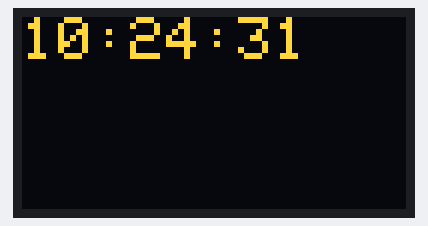
Recording of a sketch running on a simulated ESP32. On the bench: 128×64 one-colour display. The OLED is the two-colour kind (top 16 rows yellow); WiFi joins after 1.5 s; servers stay silent unless stated; network time is answered at once with the bench clock; the local clock reads 2024-03-15 10:24:30 at power-on unless the sketch sets it; what the sketch prints to the serial monitor is not drawn.

Above: at 1.82 s.
At 10.1 s:
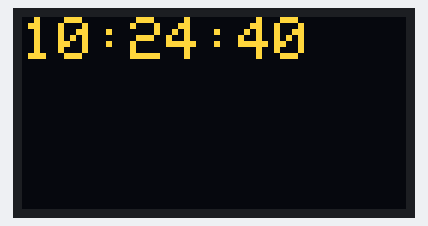
At 15.1 s:
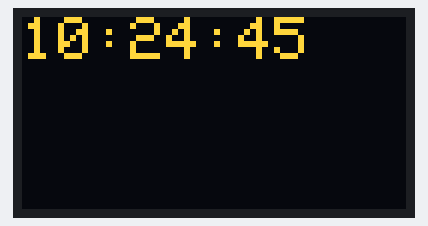
At 20.1 s:
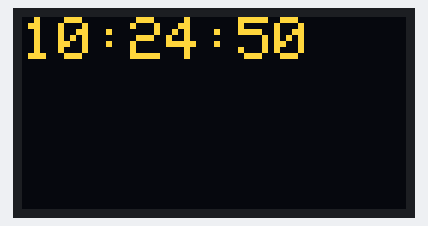
At 28.1 s:
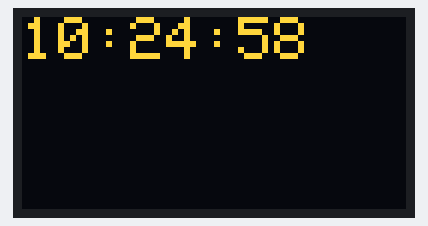
At 37.1 s:
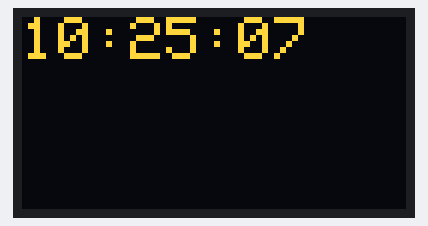

Measured:
- what the display in image 0 shows lasts 0.4 s, from 1.6 s to 2.0 s
- what the display in image 1 shows lasts 1.1 s, from 10.0 s to 11.1 s

The sketch:

TASK_2_code.ino
```cpp
#include <WiFi.h>
#include <SPI.h>
#include <Adafruit_GFX.h>
#include <Adafruit_SSD1306.h>
#include <NTPClient.h>
#include <WiFiUdp.h>
const char* ssid     = "*******";
const char* password = "*********";
#define NTP_OFFSET  19800 // In seconds
#define NTP_INTERVAL 60 * 1000    // In miliseconds
#define NTP_ADDRESS  "1.asia.pool.ntp.org"
WiFiUDP ntpUDP;
NTPClient timeClient(ntpUDP, NTP_ADDRESS, NTP_OFFSET, NTP_INTERVAL);
#define OLED_MOSI  23
#define OLED_CLK   18
#define OLED_DC    4
#define OLED_CS    5
#define OLED_RESET 2
Adafruit_SSD1306 display(OLED_MOSI, OLED_CLK, OLED_DC, OLED_RESET, OLED_CS);
void setup()
{
display.begin();
Serial.begin(9600);
Serial.println();
Serial.println();
Serial.print("Connecting to ");
Serial.println(ssid);
WiFi.begin(ssid, password);
while (WiFi.status() != WL_CONNECTED)
{
delay(500);
Serial.print(".");
}
Serial.println("");
Serial.println("WiFi connected.");
Serial.println("IP address: ");
Serial.println(WiFi.localIP());
timeClient.begin();
display.begin(SSD1306_SWITCHCAPVCC);
display.clearDisplay();
display.setTextColor(WHITE);
//display.startscrollright(0x00, 0x0F);
display.setTextSize(2);
//display.setCursor(0,0);
//display.print("  Internet ");
//display.println("  Clock ");
//display.display();
//delay(3000);
}
void loop()
{
timeClient.update();
String formattedTime = timeClient.getFormattedTime();
// Serial.println(formattedTime);
display.clearDisplay();
display.setTextSize(2);
display.setCursor(0, 0);
display.println(formattedTime);
display.display();   // write the buffer to the display
delay(10);
delay(100);
}
```
